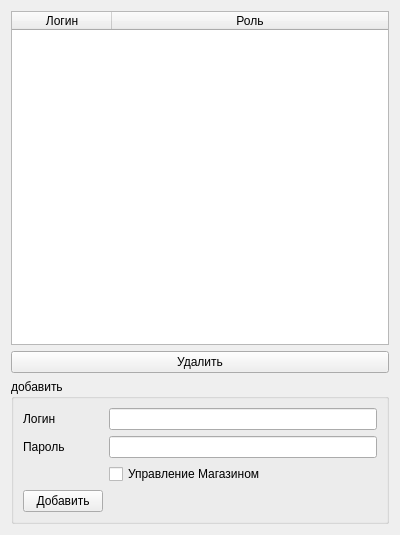
<?xml version="1.0" encoding="UTF-8"?>
<ui version="4.0">
 <class>Users</class>
 <widget class="QWidget" name="Users">
  <property name="geometry">
   <rect>
    <x>0</x>
    <y>0</y>
    <width>400</width>
    <height>535</height>
   </rect>
  </property>
  <property name="windowTitle">
   <string>Управление пользователями</string>
  </property>
  <layout class="QGridLayout" name="gridLayout">
   <item row="2" column="0">
    <widget class="QGroupBox" name="groupBox">
     <property name="title">
      <string>добавить</string>
     </property>
     <layout class="QGridLayout" name="gridLayout_2">
      <item row="5" column="0">
       <widget class="QPushButton" name="add">
        <property name="text">
         <string>Добавить</string>
        </property>
       </widget>
      </item>
      <item row="0" column="0">
       <widget class="QLabel" name="label">
        <property name="text">
         <string>Логин</string>
        </property>
       </widget>
      </item>
      <item row="3" column="0">
       <widget class="QLabel" name="label_2">
        <property name="text">
         <string>Пароль</string>
        </property>
       </widget>
      </item>
      <item row="0" column="1">
       <widget class="QLineEdit" name="login"/>
      </item>
      <item row="3" column="1">
       <widget class="QLineEdit" name="password"/>
      </item>
      <item row="4" column="1">
       <widget class="QCheckBox" name="isSuper">
        <property name="text">
         <string>Управление Магазином</string>
        </property>
       </widget>
      </item>
     </layout>
    </widget>
   </item>
   <item row="0" column="0">
    <widget class="QTableWidget" name="table">
     <attribute name="horizontalHeaderStretchLastSection">
      <bool>true</bool>
     </attribute>
     <column>
      <property name="text">
       <string>Логин</string>
      </property>
     </column>
     <column>
      <property name="text">
       <string>Роль</string>
      </property>
     </column>
    </widget>
   </item>
   <item row="1" column="0">
    <widget class="QPushButton" name="remove">
     <property name="text">
      <string>Удалить</string>
     </property>
    </widget>
   </item>
  </layout>
 </widget>
 <resources/>
 <connections/>
</ui>
